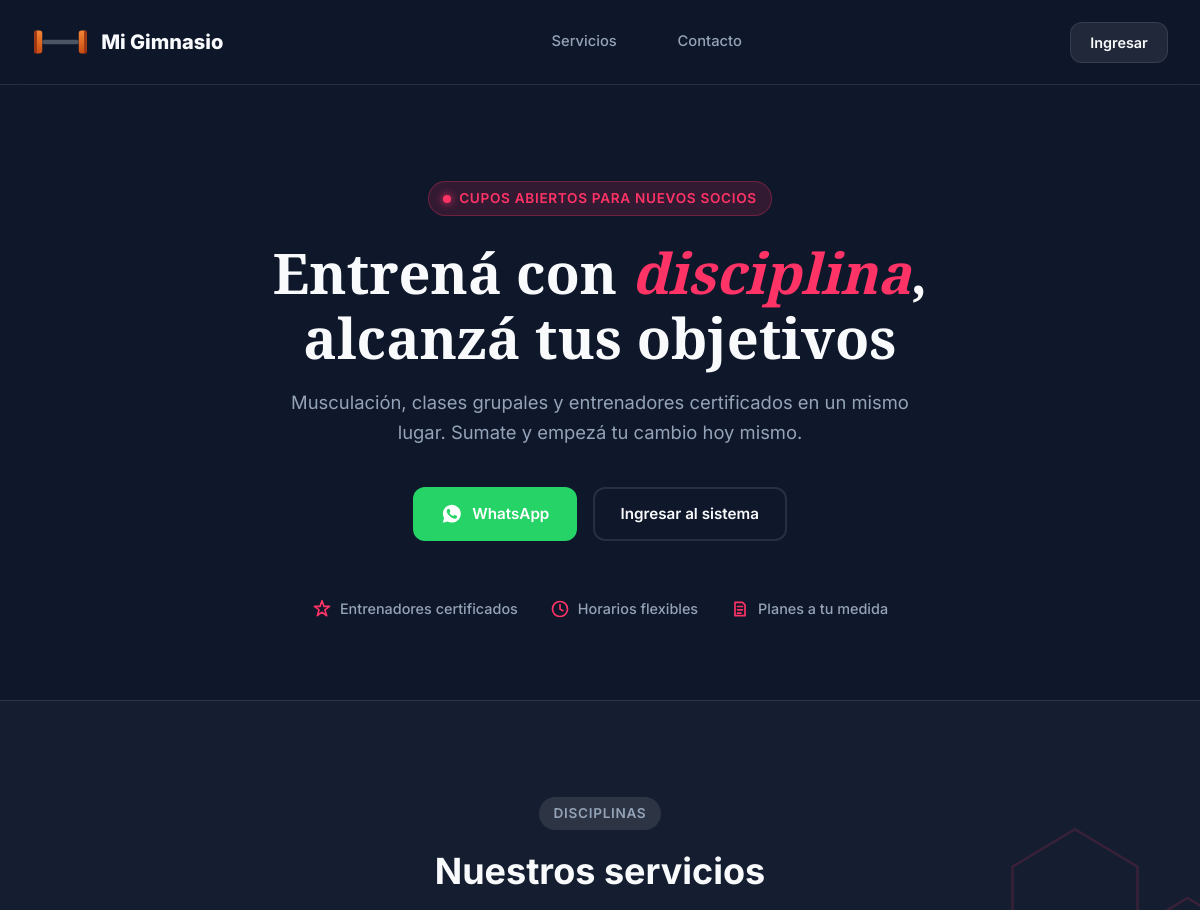
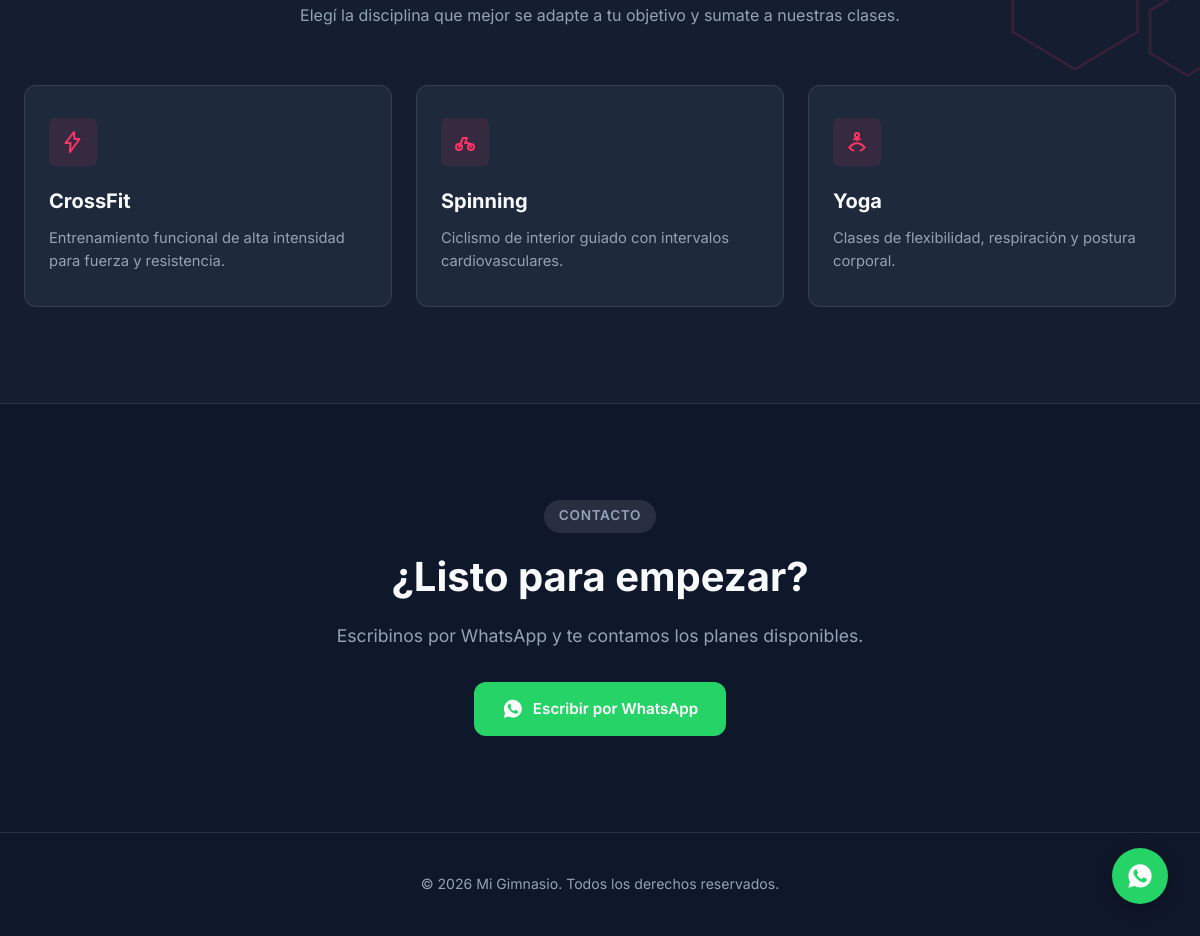
The page / on the database its author committed (2 pictures, top to bottom).
### tables this page shows
CREATE TABLE IF NOT EXISTS disciplinas (
    id_disciplina INT AUTO_INCREMENT PRIMARY KEY,
    disciplina VARCHAR(150) NOT NULL,
    descripcion TEXT
);

### index.php (the view, shortened to what this page needs)
<?php
$disciplinasDB = [];
try {
    $pdo = conectarDB();
    $disciplinasDB = $pdo->query('SELECT disciplina, descripcion FROM disciplinas ORDER BY id_disciplina ASC')->fetchAll();
} catch (Throwable $e) {
    $disciplinasDB = [];
}
function iconoDisciplinaLanding(string $nombre): string
{
    $n = mb_strtolower($nombre, 'UTF-8');
    if (str_contains($n, 'spin') || str_contains($n, 'cicl') || str_contains($n, 'bici') || str_contains($n, 'indoor')) {
        return '<svg class="icon" viewBox="0 0 24 24"><circle cx="6" cy="17" r="3"/><circle cx="18" cy="17" r="3"/><path d="M6 17l4-9h4l-2 5h4l2 4M10 8h3"/></svg>';
    }
    if (str_contains($n, 'yoga') || str_contains($n, 'pilates') || str_contains($n, 'stretch') || str_contains($n, 'elong')) {
        return '<svg class="icon" viewBox="0 0 24 24"><circle cx="12" cy="5.2" r="2.1"/><path d="M12 7.3v3"/><path d="M9 9.3c1-.5 2-.7 3-.7s2 .2 3 .7"/><path d="M4.5 17.5c2-2.8 4.7-4.2 7.5-4.2s5.5 1.4 7.5 4.2"/><path d="M4.5 17.5c1.1 1.7 2.4 2.7 4 3.1M19.5 17.5c-1.1 1.7-2.4 2.7-4 3.1"/></svg>';
    }
    if (str_contains($n, 'cross') || str_contains($n, 'funcional') || str_contains($n, 'hiit') || str_contains($n, 'cardio')) {
        return '<svg class="icon" viewBox="0 0 24 24"><path d="M13 2 4.5 13h5L9 22l9.5-13h-5z"/></svg>';
    }
    return '<svg class="icon" viewBox="0 0 24 24"><path d="M6.5 6.5v11M17.5 6.5v11M3 9v6M21 9v6M6.5 12h11"/></svg>';
}
?>
<!DOCTYPE html>
<html lang="es">
<head>
<link rel="stylesheet" href="assets/css/style.css?v=<?= filemtime(__DIR__ . '/assets/css/style.css') ?>">
</head>
<body>
<header class="navbar">
    <div class="marca"><img src="assets/img/logo.svg" alt="" class="logo-img"> <?= htmlspecialchars(GYM_NOMBRE) ?></div>
    <nav>
        <a href="#servicios" class="nav-link">Servicios</a>
        <a href="#contacto" class="nav-link">Contacto</a>
    </nav>
    <a href="login.php" class="btn-ingresar">Ingresar</a>
</header>
<section class="hero">
    <span class="eyebrow"><span class="punto"></span> Cupos abiertos para nuevos socios</span>
    <h1>Entrená con <span>disciplina</span>,<br>alcanzá tus objetivos</h1>
    <p>Musculación, clases grupales y entrenadores certificados en un mismo lugar. Sumate y empezá tu cambio hoy mismo.</p>
    <div class="cta-group">
        <a href="https://wa.me/<?= htmlspecialchars(GYM_WHATSAPP) ?>?text=<?= urlencode('Hola! Quiero información sobre ' . GYM_NOMBRE) ?>"
           target="_blank" rel="noopener" class="btn btn-whatsapp">
            WhatsApp
        </a>
        <a href="login.php" class="btn btn-outline">Ingresar al sistema</a>
    </div>
    <ul class="confianza">
        <li>
            <svg class="icon" viewBox="0 0 24 24"><path d="M12 2l2.4 6.9H21l-5.5 4.2 2.1 7-5.6-4.3L6.4 20l2.1-7L3 8.9h6.6z"/></svg>
            Entrenadores certificados
        </li>
        <li>
            <svg class="icon" viewBox="0 0 24 24"><circle cx="12" cy="12" r="9"/><path d="M12 7v5l3.5 2"/></svg>
            Horarios flexibles
        </li>
        <li>
            <svg class="icon" viewBox="0 0 24 24"><path d="M6 4h9l3 3v13H6z"/><path d="M9 9h6M9 13h6M9 17h4"/></svg>
            Planes a tu medida
        </li>
    </ul>
</section>
<section class="seccion-servicios" id="servicios">
    <svg class="deco-hex" viewBox="0 0 200 200" aria-hidden="true">
        <polygon points="60,5 110,35 110,95 60,125 10,95 10,35" />
        <polygon points="150,60 180,78 180,112 150,130 120,112 120,78" />
    </svg>
    <div class="seccion">
        <div class="seccion-cabecera">
            <span class="eyebrow-claro">Disciplinas</span>
            <h2>Nuestros servicios</h2>
            <p>Elegí la disciplina que mejor se adapte a tu objetivo y sumate a nuestras clases.</p>
        </div>
        <div class="tarjetas">
            <?php if (!empty($disciplinasDB)): ?>
                <?php foreach ($disciplinasDB as $d): ?>
                    <div class="tarjeta">
                        <div class="icono">
                            <?= iconoDisciplinaLanding($d['disciplina']) ?>
                        </div>
                        <h3><?= htmlspecialchars($d['disciplina']) ?></h3>
                        <p><?= htmlspecialchars(!empty(trim($d['descripcion'] ?? '')) ? $d['descripcion'] : 'Entrenamiento guiado por profesionales certificados para todos los niveles.') ?></p>
                    </div>
                <?php endforeach; ?>
            <?php endif; ?>
        </div>
    </div>
</section>
<section class="franja-contacto" id="contacto">
    <span class="eyebrow-claro">Contacto</span>
    <h2>¿Listo para empezar?</h2>
    <p>Escribinos por WhatsApp y te contamos los planes disponibles.</p>
    <a href="https://wa.me/<?= htmlspecialchars(GYM_WHATSAPP) ?>?text=<?= urlencode('Hola! Quiero información sobre ' . GYM_NOMBRE) ?>"
       target="_blank" rel="noopener" class="btn btn-whatsapp">
        Escribir por WhatsApp
    </a>
</section>
<a class="whatsapp-flotante"
   href="https://wa.me/<?= htmlspecialchars(GYM_WHATSAPP) ?>?text=<?= urlencode('Hola! Quiero información sobre ' . GYM_NOMBRE) ?>"
   target="_blank" rel="noopener" title="Escribinos por WhatsApp">
</a>
<footer class="landing-footer">
    &copy; <?= date('Y') ?> <?= htmlspecialchars(GYM_NOMBRE) ?>. Todos los derechos reservados.
</footer>
</body>
</html>

### assets/css/base.css (style rules this page uses)
:root { --color-primary: #ff3366; --color-primary-hover: #e02452; --color-bg-dark: #0f172a; --color-bg-card: #1e293b; --color-bg-light: #f8fafc; --color-text-main: #f8fafc; --color-text-muted: #94a3b8; --color-text-dark: #0f172a; --color-border: rgba(255, 255, 255, 0.1); --color-whatsapp: #25d366; --color-whatsapp-hover: #20ba5a; --font-main: 'Inter', -apple-system, BlinkMacSystemFont, 'Segoe UI', Roboto, sans-serif; --font-display: 'Playfair Display', Georgia, serif; --radius-sm: 6px; --radius-md: 12px; --radius-lg: 20px; --radius-full: 9999px; --shadow-sm: 0 2px 8px rgba(0, 0, 0, 0.15); --shadow-md: 0 8px 24px rgba(0, 0, 0, 0.25); --shadow-glow: 0 0 25px rgba(255, 51, 102, 0.35); --transition-fast: 0.2s ease; --transition-smooth: 0.3s cubic-bezier(0.4, 0, 0.2, 1); }
* { margin: 0; padding: 0; box-sizing: border-box; }
html { scroll-behavior: smooth; }
body { font-family: var(--font-main); background-color: var(--color-bg-dark); color: var(--color-text-main); line-height: 1.6; overflow-x: hidden; }
a { text-decoration: none; color: inherit; transition: color var(--transition-fast); }
ul { list-style: none; }
img { max-width: 100%; height: auto; display: block; }

### assets/css/components.css (style rules this page uses)
.icon { width: 1.25rem; height: 1.25rem; stroke: currentColor; stroke-width: 2; stroke-linecap: round; stroke-linejoin: round; fill: none; display: inline-block; flex-shrink: 0; }
.btn { display: inline-flex; align-items: center; justify-content: center; gap: 0.6rem; padding: 0.8rem 1.6rem; border-radius: var(--radius-md); font-size: 0.95rem; font-weight: 600; cursor: pointer; border: 2px solid transparent; transition: all var(--transition-smooth); text-align: center; }
.btn-whatsapp { background-color: var(--color-whatsapp); color: #ffffff; }
.btn-whatsapp .icon { stroke: none; fill: currentColor; width: 1.35rem; height: 1.35rem; }
.btn-outline { background-color: transparent; border-color: var(--color-border); color: var(--color-text-main); }
.eyebrow, .eyebrow-claro { display: inline-flex; align-items: center; gap: 0.5rem; padding: 0.35rem 0.9rem; border-radius: var(--radius-full); font-size: 0.85rem; font-weight: 600; text-transform: uppercase; letter-spacing: 0.05em; }
.eyebrow { background-color: rgba(255, 51, 102, 0.15); color: var(--color-primary); border: 1px solid rgba(255, 51, 102, 0.3); }
.eyebrow-claro { background-color: rgba(255, 255, 255, 0.1); color: var(--color-text-muted); }
.punto { width: 8px; height: 8px; background-color: var(--color-primary); border-radius: 50%; display: inline-block; box-shadow: 0 0 8px var(--color-primary); animation: pulso 2s infinite; }

### assets/css/layout.css (style rules this page uses)
.nav-link { display: flex; align-items: center; gap: 0.85rem; padding: 0.7rem 0.9rem; color: var(--color-text-muted); font-size: 0.92rem; font-weight: 500; border-radius: var(--radius-md); transition: all var(--transition-fast); }

### rows shown on the page
disciplinas: disciplina "CrossFit", descripcion "Entrenamiento funcional de alta intensidad para fuerza y resistencia."
disciplinas: disciplina "Spinning", descripcion "Ciclismo de interior guiado con intervalos cardiovasculares."
disciplinas: disciplina "Yoga", descripcion "Clases de flexibilidad, respiración y postura corporal."

### other values the page prints
GYM_NOMBRE "Mi Gimnasio"
